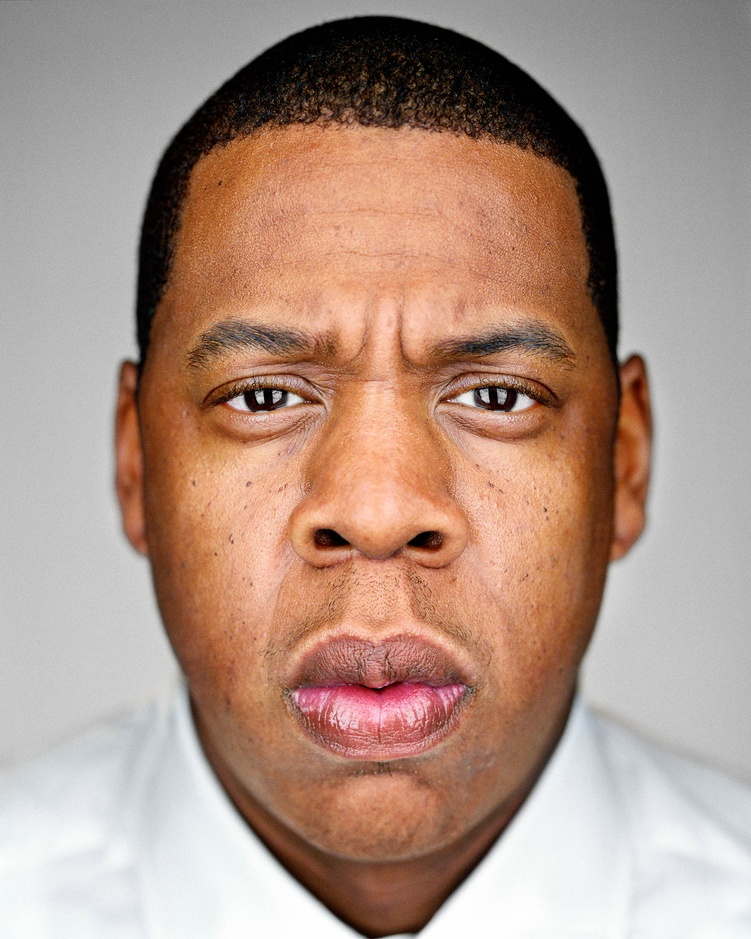
#> input picture HW 3/HW3-9823012/MS_Jay_Z_CloseUp.jpg, 751 x 939 px, shrunk from 1760 x 2200 before the run
$ jupyter execute --allow-errors Untitled4.ipynb   (shell and % lines are left out)
#> lines starting #> are read from the running program, lines starting #| are printed output that depends on the picture
[cell 1]
import cv2
import dlib
import numpy as np
import matplotlib.pyplot as plt

[cell 2]


datFile =  "/content/shape_predictor_68_face_landmarks.dat"

#> (a cell that did not finish here is left out)

#> (a cell that did not finish here is left out)

[cell 5]
import cv2
import dlib
import numpy as np
from matplotlib import pyplot as plt


face2 = cv2.imread("MS_Jay_Z_CloseUp.jpg")
#> face2 is the input picture: shape (939, 751, 3); mean B, G, R 134.7, 148.3, 175.7
face1 = cv2.imread("faris2.jpg")
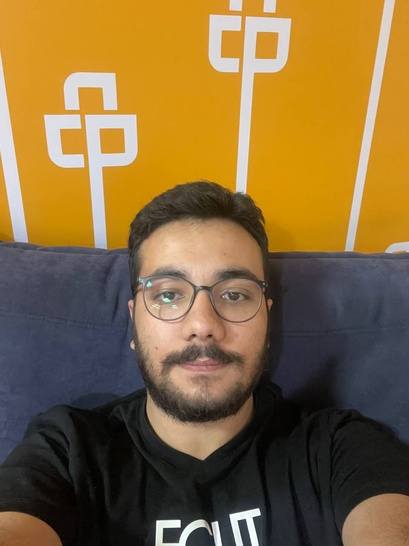
#> input picture HW 3/HW3-9823012/faris2.jpg, 409 x 546 px, shrunk from 959 x 1280 before the run
#> face1 is the input picture: shape (546, 409, 3); mean B, G, R 59.4, 104.5, 132.6

face1_bw = cv2.cvtColor(face1, cv2.COLOR_BGR2GRAY)
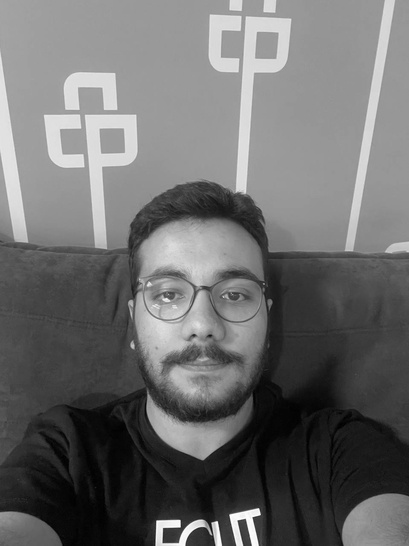
#> face1_bw: shape (546, 409); min 0, max 255, mean 107.8
face2_bw = cv2.cvtColor(face2, cv2.COLOR_BGR2GRAY)
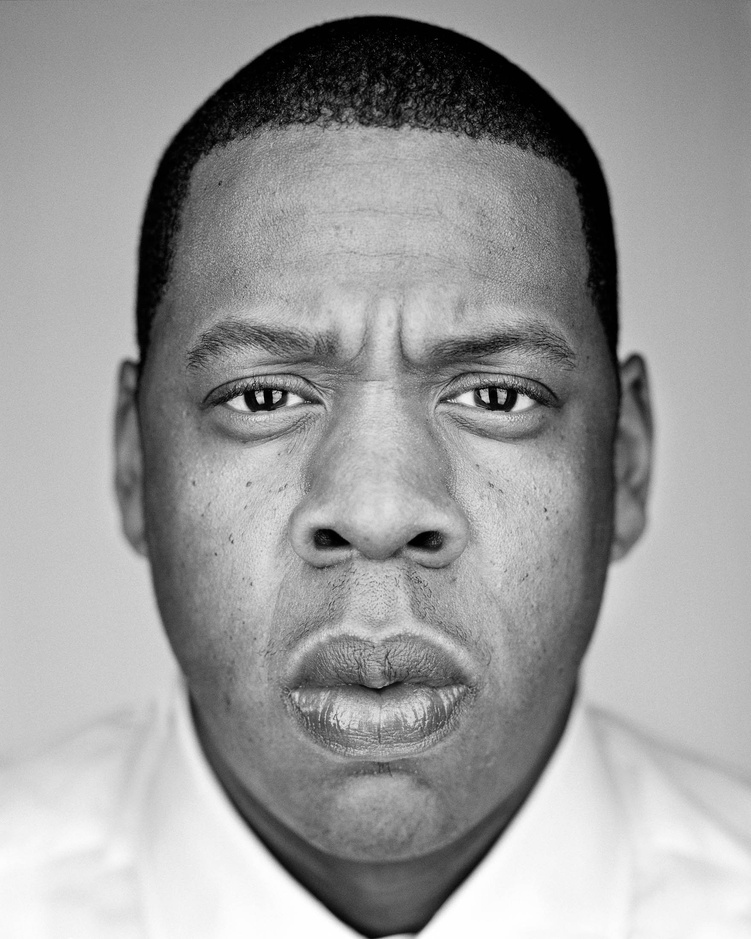
#> face2_bw: shape (939, 751); min 0, max 255, mean 155


height, width, _ = face1.shape
#> height = 546; width = 409
mask = np.zeros((height, width), np.uint8)

height, width, _ = face2.shape
#> height = 939; width = 751
